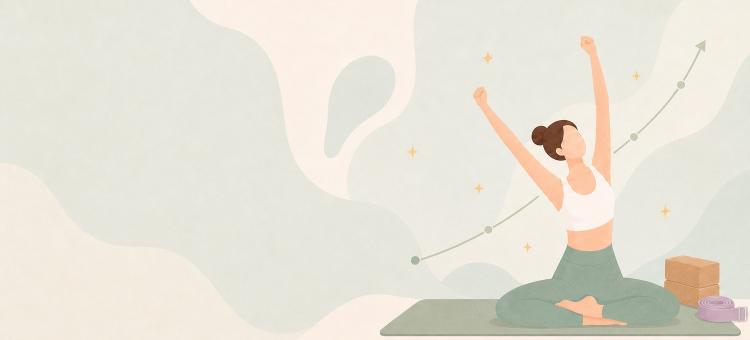
#> input picture miniprogram/images/achievement/hero_illustration.jpg, 1500 x 680 px (shown at 1/2 size)
$ python -i prepare_card_faces.py   (imports and definitions only)
#> lines starting #> are read from the running program, lines starting #| are printed output that depends on the picture
"""会员卡面预设图：横版 5:3，供列表/卡包小卡展示。"""
from PIL import Image
import io
import os

ROOT = os.path.dirname(os.path.dirname(os.path.abspath(__file__)))
ASSET_DIRS = [
    os.path.join(ROOT, "assets"),
    os.path.join(
        os.path.expanduser("~"),
        ".cursor",
        "projects",
        "c-Pari-Project-test-Yoga",
        "assets",
    ),
]
OUT_DIR = os.path.join(ROOT, "miniprogram", "images", "card_faces")
TARGET_W = 1000
TARGET_H = 600

PRESETS = [
    "card_face_sage_wave",
    "card_face_terracotta_arc",
    "card_face_lavender_flow",
    "card_face_ocean_peace",
    "card_face_cream_lotus",
]


def resolve_source(name: str) -> str:
    extra = []
    if name == "card_face_lavender_flow":
        extra = [f"{name}_preview_v2.png"]
    if name == "card_face_ocean_peace":
        extra = [f"{name}_preview_v2.png"]
    if name == "card_face_cream_lotus":
        extra = [f"{name}_preview_v3.png", f"{name}_preview_v2.png"]
    for d in ASSET_DIRS:
        for suffix in extra + [f"{name}_preview.png", f"{name}.png"]:
            p = os.path.join(d, suffix)
            if os.path.isfile(p):
                return p
    raise FileNotFoundError(f"{name} source not found")


def export_cover(src_path: str, out_path: str) -> None:
#> called with out_path = 'out.png'
    im = Image.open(src_path).convert("RGB")
#> im is the input picture: PIL image 1500x680 RGB; mean R, G, B 231.1, 227.1, 215.4
    sw, sh = im.size
#> sw = 1500; sh = 680
    scale = max(TARGET_W / sw, TARGET_H / sh)
#> scale = 0.882
    nw, nh = int(round(sw * scale)), int(round(sh * scale))
#> nw = 1324; nh = 600
    resized = im.resize((nw, nh), Image.Resampling.LANCZOS)
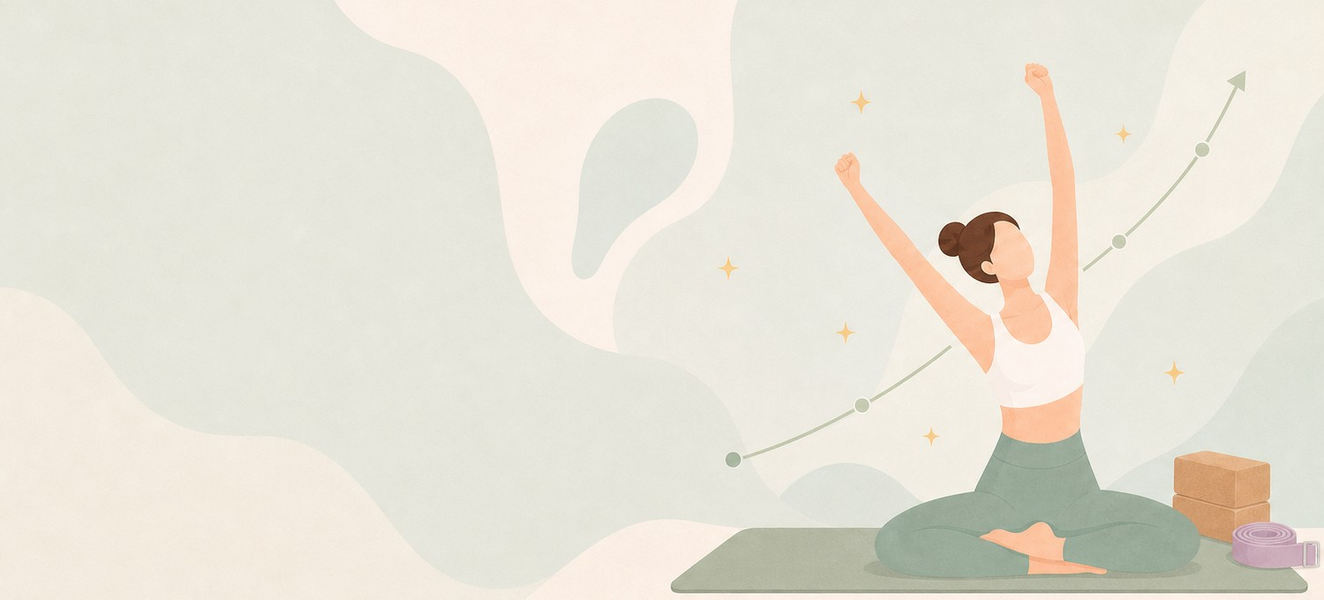
#> resized: PIL image 1324x600 RGB; mean R, G, B 231.1, 227.1, 215.4
    left = (nw - TARGET_W) // 2
#> left = 162
    top = (nh - TARGET_H) // 2
#> top = 0
    out = resized.crop((left, top, left + TARGET_W, top + TARGET_H))
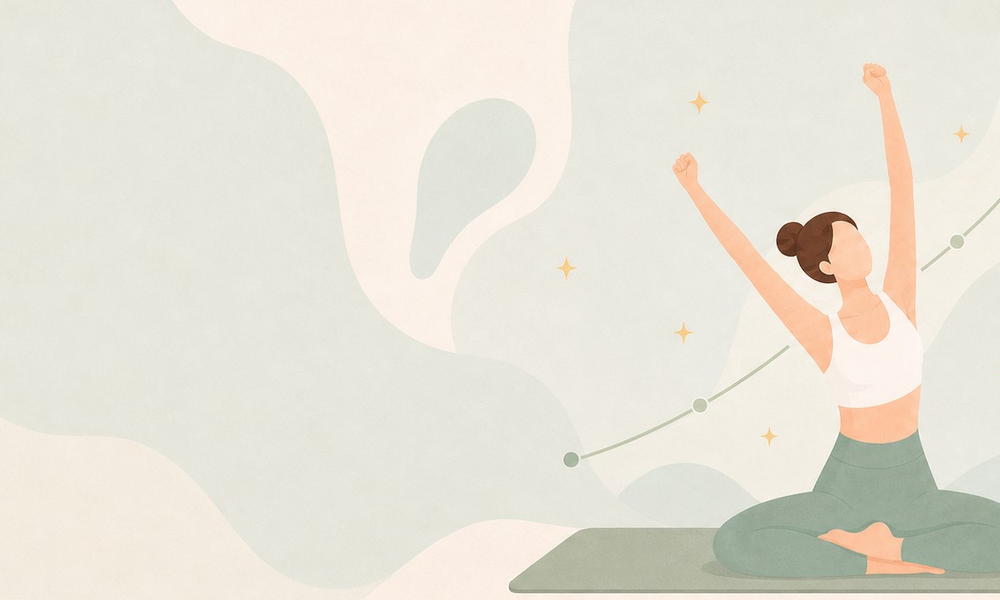
#> out: PIL image 1000x600 RGB; mean R, G, B 230.9, 227, 215.4
    os.makedirs(os.path.dirname(out_path), exist_ok=True)
    buf = io.BytesIO()
    out.save(buf, format="JPEG", quality=88, optimize=True)
    with open(out_path, "wb") as f:
        f.write(buf.getvalue())
    print(f"saved {out_path}: {len(buf.getvalue()) // 1024} KB")


# [6 lines not run here, left out]

>>> result = export_cover('../miniprogram/images/achievement/hero_illustration.jpg', 'out.png')
